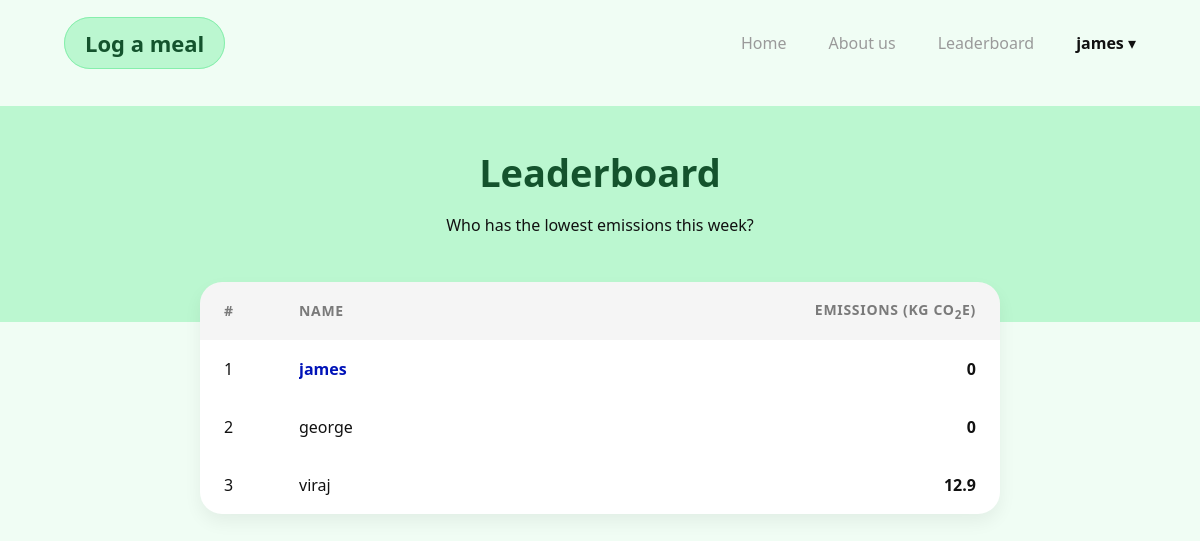
Page /leaderboard (signed in) on the committed database.
### app/models.py (models this page shows, shortened)
class User(db.Model, UserMixin):
    __tablename__ = 'users'
    id: so.Mapped[int] = so.mapped_column(primary_key=True)
    username: so.Mapped[str] = so.mapped_column(sa.String(63), index=True, unique=True)
    email: so.Mapped[str] = so.mapped_column(sa.String(119), index=True, unique=True)
    password_hash: so.Mapped[Optional[str]] = so.mapped_column(sa.String(255))
    weekly_score: so.Mapped[int] = so.mapped_column(sa.Integer, index=True, default=0)
    meals: so.Mapped[list['Meal']] = so.relationship(back_populates='user')

### app/routes.py (the view)
@app.route("/leaderboard")
@login_required
def leaderboard():
    seven_days_ago = datetime.now().date() - timedelta(days=7)
    all_users = User.query.all()
    leaderboard_list = []
    for user in all_users:
        rolling_total = sum(m.total_emissions for m in user.meals if m.date_added >= seven_days_ago)
        leaderboard_list.append((user.username, rolling_total))
    leaderboard_list.sort(key=lambda x: x[1])
    return render_template('LeaderboardPage.html', usernames=leaderboard_list)

### app/models.py (called while the page is built)
@login.user_loader
def load_user(id):
    return db.session.get(User, int(id))

### app/templates/LeaderboardPage.html (shortened to what this page needs)
{% extends "base.html" %}
{% block styles %}
<link rel="stylesheet" href="{{ url_for('static', filename='css/page_style.css') }}">
{% endblock %}
{% block content %}
<div class="dash">
    <div class="dash-hero">
        <h1 class="dash-title">Leaderboard</h1>
        <p class="dash-subtitle">Who has the lowest emissions this week?</p>
    </div>
    <div class="leaderboard">
        <div class="leaderboard-head">
            <div>#</div>
            <div>Name</div>
            <div>Emissions (kg CO<sub>2</sub>e)</div>
        </div>
        {% for username, score in usernames %}
        <div class="leaderboard-row">
            <div>{{ loop.index }}</div>
            <div class="{% if username == current_user.username %}current-user-highlight{% endif %}">
                {{ username }}
            </div>
            <div>{{ score|round(2) }}</div>
        </div>
        {% endfor %}
    </div>
</div>
{% endblock %}

### app/templates/base.html (shortened to what this page needs)
<!DOCTYPE html>
<html lang="en">
<head>
    <link rel="stylesheet" href="{{ url_for('static', filename='css/style.css') }}">
    {% block styles %}{% endblock %}
</head>
<body>
<header class="nav">
    <div class="nav-inner">
        <div class="nav-brand">
            {% if current_user.is_authenticated %}
            <a href="{{ url_for('log_meal') }}">Log a meal</a>
            {% else %}
            <a href="#" class="nav-link--disabled">Log a meal</a>
            {% endif %}
        </div>
        <nav class="nav-links">
            <a href="{{ url_for('index') }}">Home</a>
            <a href="{{ url_for('about') }}">About us</a>
            {% if current_user.is_authenticated %}
            <a href="{{ url_for('leaderboard') }}">Leaderboard</a>
            <div class="nav-user-dropdown">
                <button class="dropdown-trigger">
                    <strong>{{ current_user.username }}</strong> ▾
                </button>
            </div>
            {% else %}
            <a href="{{ url_for('login') }}">Login</a>
            <a href="{{ url_for('signup') }}" class="nav-cta">Sign Up</a>
            {% endif %}
        </nav>
    </div>
</header>
{% block content %}
{% endblock %}
</body>
</html>

### app/static/css/style.css (style rules this page uses)
*, *::before, *::after { box-sizing: border-box; }
:root { --bg-main: #ffffff; --bg-page: #eef1f1; --lavender: #cfd5ff; --blue-primary: #0b3dff; --blue-dark: #0013b8; --text-main: #111111; --text-muted: #7a7a7a; --text-nav: #9a9a9a; --card-bg: #ffffff; --shadow-sm: 0 8px 18px rgba(0, 0, 0, 0.06); --container-max: 1120px; --text-danger: #b30000; --bg-danger: #ffdbdb; --text-success: #166534; --bg-success: #dcfce7; }
body { margin: 0; font-family: system-ui, -apple-system, sans-serif; background: var(--bg-main); color: var(--text-main); }
.nav-inner { max-width: var(--container-max); margin: 0 auto; padding: 22px 24px; display: flex; align-items: center; justify-content: space-between; }
.nav-brand a { text-decoration: none; color: #14532d; font-weight: 700; font-size: 22px; padding: 10px 20px; border-radius: 999px; background: #bbf7d0; border: 1px solid #86efac; transition: all 0.2s ease; }
.nav-links { list-style: none; display: flex; align-items: center; gap: 42px; }
.nav-links a { text-decoration: none; color: var(--text-nav); font-weight: 500; }
.nav-user-dropdown { position: relative; display: inline-block; }
.dropdown-trigger { background: none; border: none; color: var(--text-main); font-size: 16px; cursor: pointer; padding: 10px 0; font-family: inherit; }
.nav-user-dropdown::after { content: ""; position: absolute; top: 100%; left: 0; width: 100%; height: 15px; }

### app/static/css/page_style.css (style rules this page uses)
body { background: #f0fdf4; }
.dash-hero { background: #bbf7d0; padding: 40px 20px 70px; text-align: center; }
.dash-title { margin: 0; font-size: 38px; font-weight: 800; color: #14532d; }
.leaderboard { max-width: 800px; margin: -40px auto 40px; background: var(--card-bg); border-radius: 22px; box-shadow: var(--shadow-sm); overflow: hidden; position: relative; z-index: 10; }
.leaderboard-head, .leaderboard-row { display: grid; grid-template-columns: 60px 1fr 180px; padding: 18px 24px; align-items: center; gap: 15px; }
.leaderboard-head { font-weight: 800; font-size: 14px; background: rgba(0, 0, 0, 0.04); color: var(--text-muted); text-transform: uppercase; letter-spacing: 0.05em; }
.leaderboard-row div { white-space: nowrap; overflow: hidden; text-overflow: ellipsis; }
.current-user-highlight { font-weight: 800; color: var(--blue-dark); }
.leaderboard-row div:last-child, .leaderboard-head div:last-child { text-align: right; font-weight: 700; min-width: 150px; }

### rows in the picture
User: username "james", weekly_score "0"
User: username "george", weekly_score "0"
User: username "viraj", score "12.9"
